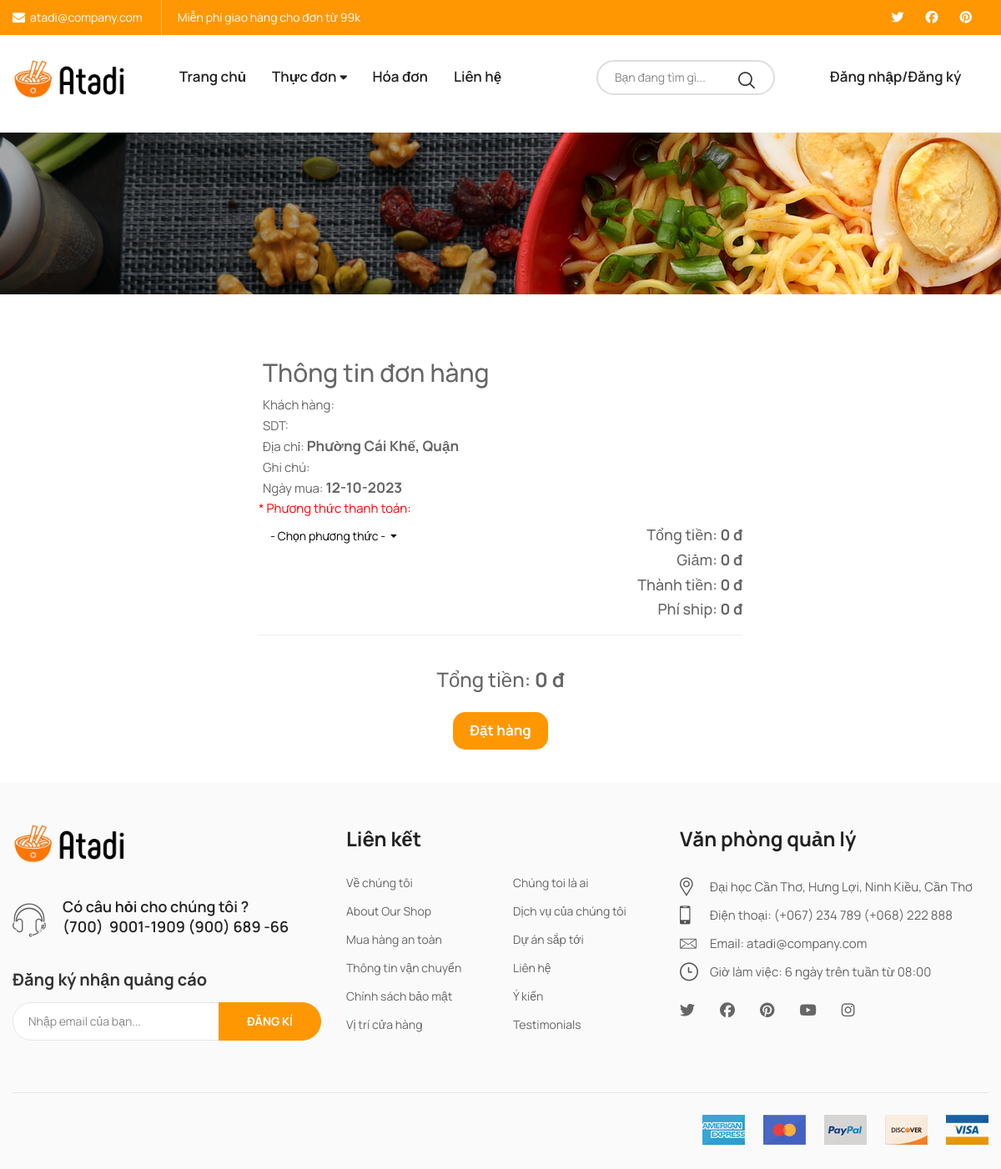
The app's page /thongtindonhang.php?phuong=NK7 with its own data.
### tables this page shows
CREATE TABLE `khuvuc` (
  `MAKHUVUC` varchar(20) NOT NULL,
  `TENKHUVUC` varchar(100) DEFAULT NULL,
  `PHIGIAO` int NOT NULL
);

### thongtindonhang.php (the view, shortened to what this page needs)
<!DOCTYPE html>
<html class="no-js" lang="en">
<?php
include "head.php";
include "connect.php"
?>
<body class="biolife-body">
    <?php
    include "header.php"
    ?>
    <div class="hero-section hero-background">
    </div>
    <div class="page-contain login-page">
        <div id="main-content" class="main-content">
            <div class="container">
                <form action="dathang.php" method="get">
                    <div class="row">
                        <div class="col-lg-3 col-md-3 col-sm-3 col-xs-12"></div>
                        <div class="col-lg-6 col-md-6 col-sm-6 col-xs-12">
                            <?php
                                $query = "SELECT * FROM khuvuc where MAKHUVUC = '{$_GET['phuong']}'";
                                $result = $conn->query($query);
                                $row = $result->fetch_assoc();
                                ?>
                            <div class="signin-container">
                                <h2>Thông tin đơn hàng</h2>
                                Khách hàng: <br>
                                SDT: <br>
                                Địa chỉ: <span
                                    style="font-size: 17px; font-weight: bold;"><?php echo $row['TENKHUVUC'].', Quận '.$_GET['quan']?></span><br>
                                Ghi chú: <br>
                                Ngày mua: <span
                                    style="font-size: 17px; font-weight: bold;"><?php echo date('d-m-Y') ?></span><br>
                                <div class="row" style="padding: 0 10px">
                                    <div class="col-6">
                                        <span style="color: red;">
                                            * Phương thức thanh toán:
                                        </span>
                                        <br>
                                    </div>
                                    <div class="col-6">
                                        <div style="text-align: right;">
                                            <h4>Tổng tiền: <span
                                                    style="font-weight: bold;"><?php echo number_format($tongtien) ?> đ</span>
                                            </h4>
                                            <h4>Giảm: <span
                                                    style="font-weight: bold;"><?php echo number_format($_GET['gg']) ?> đ</span>
                                            </h4>
                                            <h4>Thành tiền: <span
                                                    style="font-weight: bold;"><?php echo number_format($_GET['tt']) ?> đ</span>
                                            </h4>
                                            <h4>Phí ship: <span
                                                    style="font-weight: bold;"><?php echo number_format($row['PHIGIAO']) ?>
                                                    đ</span></h4>
                                            <hr>
                                        </div>
                                    </div>
                                </div>
                                <div class="row" style="padding-bottom: 40px;">
                                    <div style="text-align: center;" class="col-12">
                                        <h3>Tổng tiền: <span
                                                style="font-weight: bold;"><?php echo number_format($_GET['tt']+$row['PHIGIAO']) ?>
                                                đ</span></h3>
                                        <button class="dathang"
                                            style="margin-top: 15px; padding: 10px 20px; background-color: #ff9702; color: white; border:none; border-radius: 15px;"
                                            type="submit"><span style="font-size: 17px; font-weight: bold;">Đặt
                                                hàng</span></button>
                                    </div>
                                </div>
                            </div>
                        </div>
                        <div class="col-lg-3 col-md-3 col-sm-3 col-xs-12"></div>
                    </div>
                </form>
            </div>
        </div>
    </div>
    <?php
    include"footer.php"
    ?>
</body>
</html>

### records on screen
khuvuc: TENKHUVUC "Phường Cái Khế", PHIGIAO "0", $_GET['tt']+$row['PHIGIAO'] "0"

### other values on screen
$tongtien "0"
$_GET['gg'] "0"
$_GET['tt'] "0"
